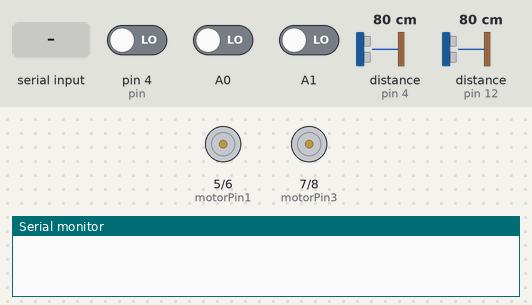
Bench run of a sketch on a simulated Arduino Uno, built with avr-gcc and run on an emulated ATmega328P. Shown: motor-driver pin pairs drawn as motors (green arrow = first pin HIGH = forward, orange = second pin HIGH = backward, longer = more drive), the last lines printed to the serial monitor. The test bench sets the inputs (shaded band); at power-on: A1 LOW, pin 4 (pin) LOW, distance to the obstacle (sensors on pin 12, pin 4) 80 cm, A0 LOW. The echo pulse lasts 58.3 µs per cm.

Above: at 1.2 s.
1.3 s: "Q" received over Serial
At 3.1 s:
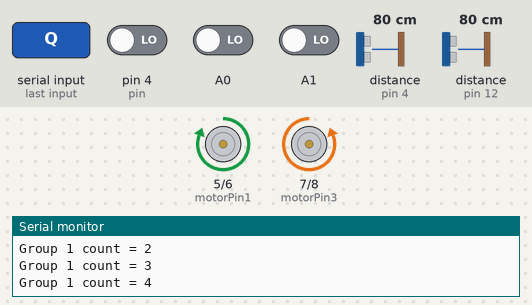
4.3 s: A1 driven HIGH
At 5.1 s:
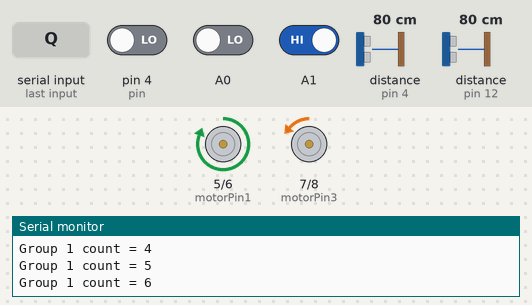
5.8 s: pin 4 (pin) driven HIGH
At 7.6 s:
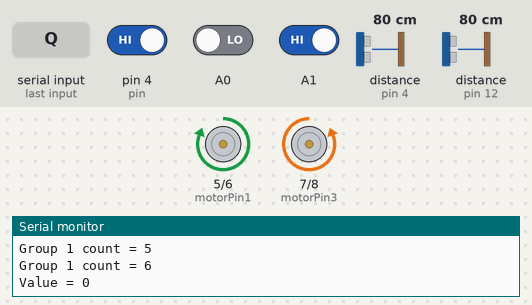
8.8 s: distance to the obstacle (sensor on pin 12) set to 47 cm
11.8 s: distance to the obstacle (sensor on pin 12) set to 38 cm
14.8 s: distance to the obstacle (sensor on pin 12) set to 24 cm
17.8 s: distance to the obstacle (sensor on pin 12) set to 19 cm
At 18.6 s:
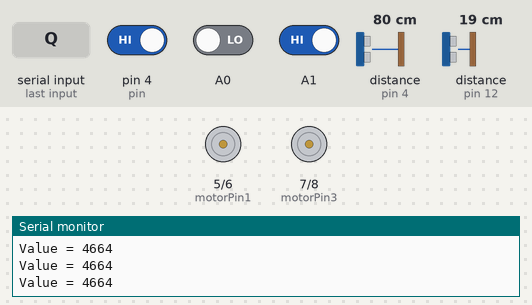
Timing chart, 0 to 20.3 s (numbered marks = the images above; inputs shaded):
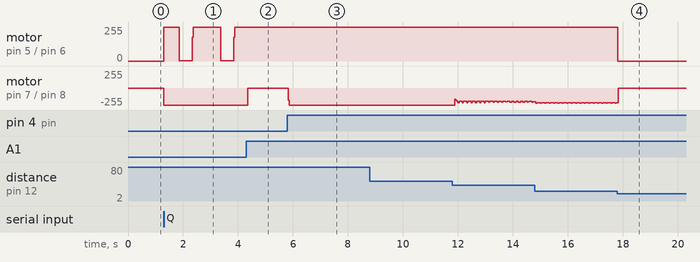

Measured:
- the behaviour switches between 22 and 21 cm on distance to the obstacle (sensor on pin 12) (found by bisection; images 3 and 4)
- after the input at 1.3 s, motor on pin 5 (motorPin1) / pin 6 (motorPin2): goes forward 255/255 0.55 s, forward 1/255 0.48 s, forward 255/255 1.0 s, forward 1/255 0.48 s, then forward 255/255, starting at once; motor on pin 7 (motorPin3) / pin 8 (motorPin4): stopped → backward 255/255 at once
- after the input at 4.3 s, motor on pin 5 (motorPin1) / pin 6 (motorPin2): stays forward 255/255 (without the input it goes to stopped after 0.02 s)
- after the input at 5.8 s, motor on pin 7 (motorPin3) / pin 8 (motorPin4): backward 1/255 → backward 255/255 at once
- after the input at 17.8 s, motor on pin 5 (motorPin1) / pin 6 (motorPin2): forward 255/255 → stopped at once

The sketch:

Line_Following_Bot.ino
```cpp
const int ledPin = 9;
const int trigPin = 13;
const int echoPin = 12;
int pin = 4;

long duration;
int distanceCm, distanceInch;
unsigned value;
long st = millis();
int count = 0;
int flag = 0;

// Motor control pins
const int motorPin1 = 5;
const int motorPin2 = 6;
const int motorPin3 = 7;
const int motorPin4 = 8;

void setup() {
  pinMode(trigPin, OUTPUT);
  pinMode(echoPin, INPUT);

  for (int i = 5; i < 9; i++) {
    pinMode(i, OUTPUT);
  }

  pinMode(A0, INPUT);
  pinMode(A1, INPUT);
  pinMode(pin, INPUT);

  Serial.begin(9600);
}

void stop() {
  digitalWrite(motorPin1, LOW);
  digitalWrite(motorPin2, LOW);
  digitalWrite(motorPin3, LOW);
  digitalWrite(motorPin4, LOW);
}

void forward() {
  digitalWrite(motorPin1, HIGH);
  digitalWrite(motorPin2, LOW);
  digitalWrite(motorPin3, LOW);
  digitalWrite(motorPin4, HIGH);
}

void backward() {
  digitalWrite(motorPin1, LOW);
  digitalWrite(motorPin2, HIGH);
  digitalWrite(motorPin3, HIGH);
  digitalWrite(motorPin4, LOW);
}

void left() {
  digitalWrite(motorPin1, HIGH);
  digitalWrite(motorPin2, LOW);
  digitalWrite(motorPin3, LOW);
  digitalWrite(motorPin4, LOW);
}

void right() {
  digitalWrite(motorPin1, LOW);
  digitalWrite(motorPin2, LOW);
  digitalWrite(motorPin3, LOW);
  digitalWrite(motorPin4, HIGH);
}

void loop() {
  if (Serial.read() == 'Q' || flag == 1) {
    flag = 1;

    // Distance measurement
    digitalWrite(trigPin, LOW);
    delayMicroseconds(2);
    digitalWrite(trigPin, HIGH);
    delayMicroseconds(10);
    digitalWrite(trigPin, LOW);

    duration = pulseIn(echoPin, HIGH);
    distanceCm = (duration * 0.0343) / 2;

    // Obstacle check
    if (distanceCm <= 20) {
      stop();
      delay(1000);
    } else {
      forward();
    }

    // Gantry check
    if (digitalRead(pin) > 0) {
      value = pulseIn(pin, HIGH);
      Serial.print("Value = ");
      Serial.println(value);
      if (value > 2500 && value < 4000) {
        Serial.println("Gantry 1 Crossed");
        stop();
        delay(500);
      }
    }

    // IR sensors logic
    int r = digitalRead(A0);
    int l = digitalRead(A1);

    if (l == 1 && r == 1) {
      forward();
    } else if (l == 1 && r == 0) {
      left();
    } else if (l == 0 && r == 1) {
      right();
    } else {
      long endt = millis();
      if (endt - st > 500) {
        count++;
        Serial.print("Group 1 count = ");
        Serial.println(count);
        st = millis();
      }

      switch (count) {
        case 0:
        case 1:
          forward();
          break;
        case 2:
          right();
          break;
        case 3:
        case 4:
          forward();
          break;
        case 5:
          right();
          break;
        case 6:
          forward();
          break;
        case 7:
          stop();     // Stop when count reaches 7
          flag = 0;   // Reset flag to stop further execution
          break;
      }
    }
  }
}
```
